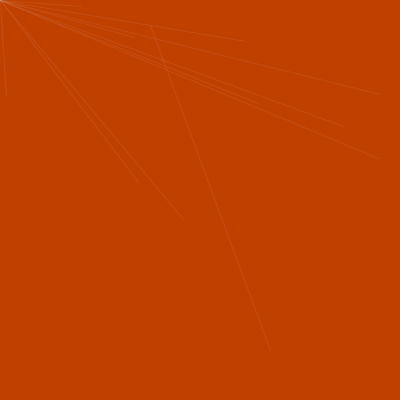
Frame 1 (no input)
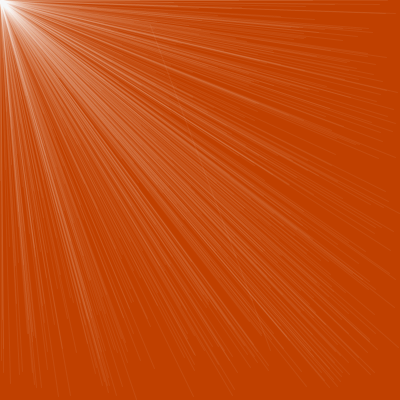
Frame 60 (the mouse pressed at the canvas centre just before this capture)
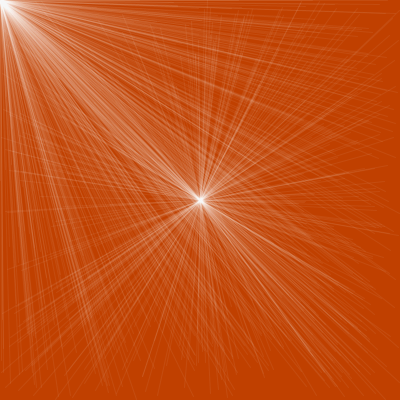
Frame 120 (the mouse held since frame 60 and released just before this capture)

The Processing sketch that drew these frames (run headless with seeded random() and noise(); from frame 60 on, the mouse is pressed at the canvas centre):

// Processing sketch: s001_light_lines
// ── s001_light_lines.pde
void setup(){
  size(400,400);
  background(192,64,0);
  stroke(255,255,255,16);
  line(150,25,270,350);
}
void draw(){
  int x;
  for(x=0;x<10;x++){
    line(random(width),random(height),mouseX,mouseY);
  }
}

void mousePressed(){
  background(random(256),random(256),random(256));
}
